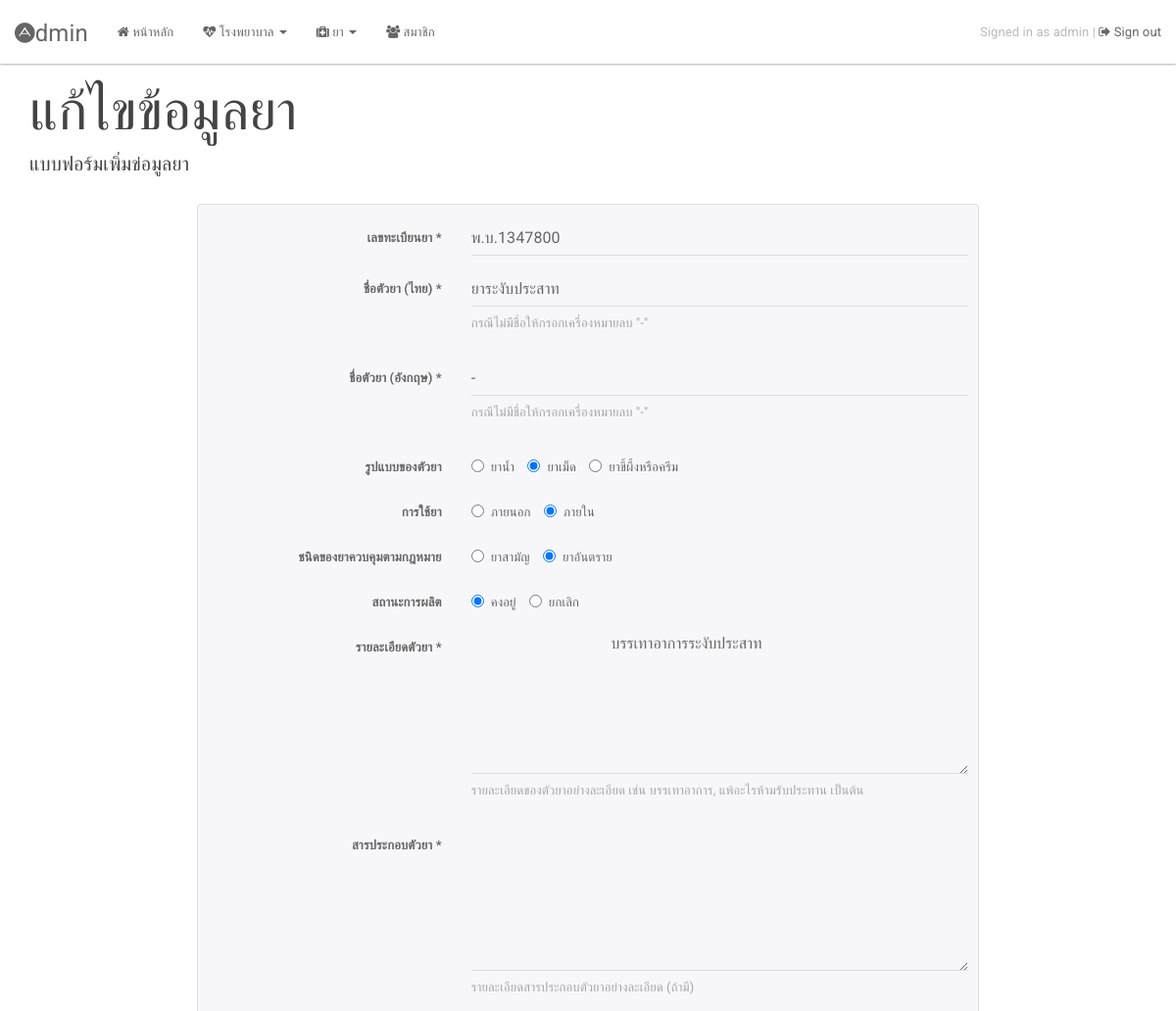
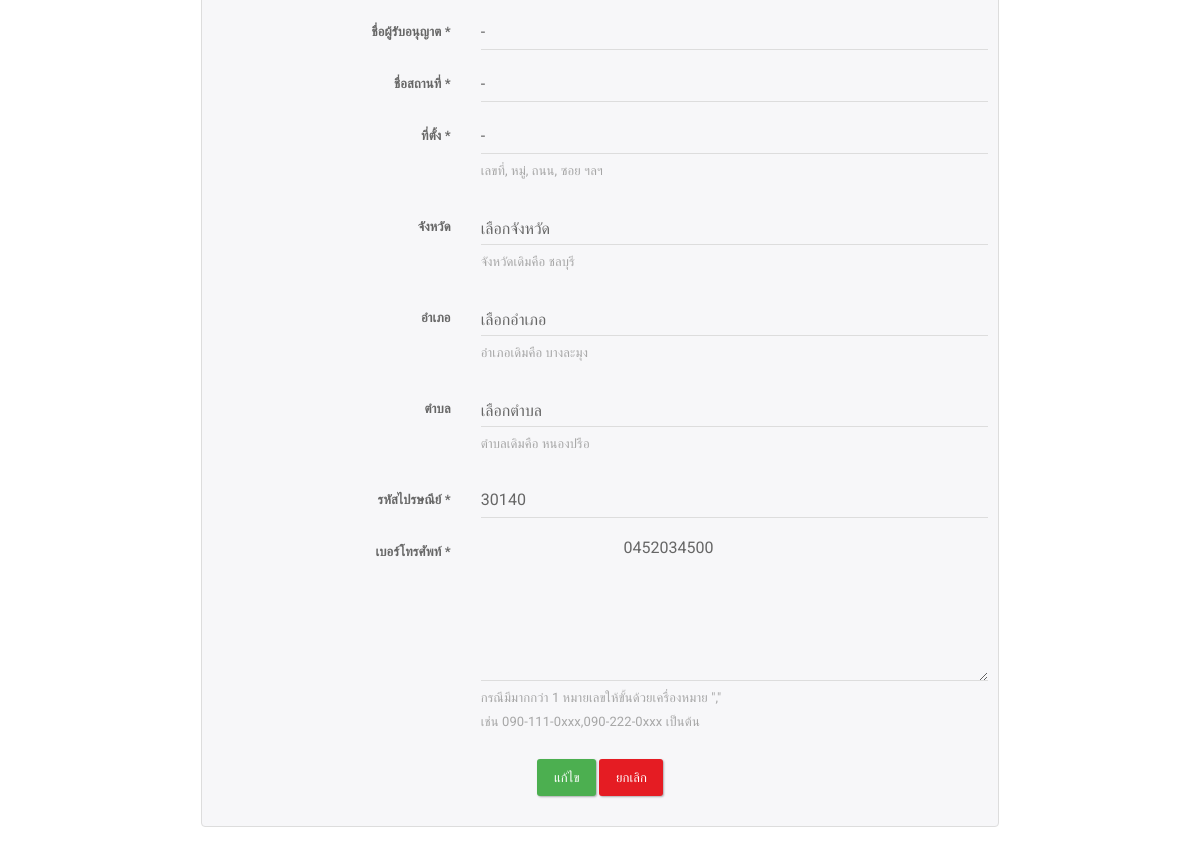
Page /admin/edit-medicine.php?id=พ.บ.1347800 (signed in) on the committed database (2 pictures, top to bottom).
### tables this page shows
CREATE TABLE `medicine` (
  `medicine_id` varchar(30) NOT NULL DEFAULT '' COMMENT 'เลขทะเบียน',
  `medicine_name_th` varchar(255) NOT NULL DEFAULT '' COMMENT 'ชื่อยาภาษาไทย',
  `medicine_name_eng` varchar(255) NOT NULL COMMENT 'ชื่อยาภาษาอังกฤษ',
  `medicine_type` enum('ยาเม็ด','ยาน้ำ','ยาขี้ผึ้งหรือครีม') NOT NULL COMMENT 'รูปแบบของยา',
  `medicine_type_control` enum('ยาสามัญ','ยาอันตราย') NOT NULL COMMENT 'ชนิดของยากฎหมายควบคุม',
  `medicine_detail` text NOT NULL COMMENT 'สรรพคุณ',
  `medicine_chemical` text NOT NULL COMMENT 'สารประกอบสำคัญ',
  `medicine_status` enum('คงอยู่','ยกเลิก') NOT NULL DEFAULT 'คงอยู่' COMMENT 'คงอยู่, ยกเลิก',
  `medicine_use` enum('ภายนอก','ภายใน') NOT NULL COMMENT 'ประเภทของยา',
  `owner_name` varchar(255) NOT NULL COMMENT 'ชื่อผู้รับอนุญาต',
  `company_name` varchar(255) NOT NULL COMMENT 'ชื่อสถานที่ผลิต',
  `company_address` text NOT NULL COMMENT 'ที่ตั้ง',
  `company_province` int(3) NOT NULL,
  `company_amphur` int(3) NOT NULL,
  `company_district` int(3) NOT NULL,
  `company_zipcode` int(5) NOT NULL,
  `tel` text NOT NULL COMMENT 'เบอร์โทรผู้ผลิต',
  `date_added` datetime NOT NULL
);

CREATE TABLE `province` (
  `PROVINCE_ID` int(5) NOT NULL,
  `PROVINCE_CODE` varchar(2) NOT NULL,
  `PROVINCE_NAME` varchar(150) NOT NULL,
  `GEO_ID` int(5) NOT NULL DEFAULT '0'
);

CREATE TABLE `amphur` (
  `AMPHUR_ID` int(5) NOT NULL,
  `AMPHUR_CODE` varchar(4) NOT NULL,
  `AMPHUR_NAME` varchar(150) NOT NULL,
  `GEO_ID` int(5) NOT NULL DEFAULT '0',
  `PROVINCE_ID` int(5) NOT NULL DEFAULT '0'
);

CREATE TABLE `district` (
  `DISTRICT_ID` int(5) NOT NULL,
  `DISTRICT_CODE` varchar(6) NOT NULL,
  `DISTRICT_NAME` varchar(150) NOT NULL,
  `AMPHUR_ID` int(5) NOT NULL DEFAULT '0',
  `PROVINCE_ID` int(5) NOT NULL DEFAULT '0',
  `GEO_ID` int(5) NOT NULL DEFAULT '0'
);

### admin/edit-medicine.php (the view, shortened to what the rows shown need)
<?php
if (!isset($_GET['id']) or empty($_GET['id'])) {
    header("Location: main.php");
} else {
    include '../php/config/autoload.inc.php';
}
$db = new cfg\database;
$sql = "select * from medicine where medicine_id = '" . trim($_GET['id']) . "' limit 1";
$result = $db->query($sql, $rows, $num_rows);
if (!$result) {
    print $result . "<BR>";
    print "<a href='main.php'>กลับหน้าหลัก</a>";
    exit;
} else {
    $data = array();
    foreach ($rows[0] as $key => $value) {
        $data[$key] = $value;
    }
}
?>
    <!DOCTYPE html>
    <html lang="en">
    <head>
        <link rel="stylesheet" href="../js/jquery-ui-1.11.4.custom/jquery-ui.min.css">
        <link rel="stylesheet" href="../node_modules/bootstrap/dist/css/bootstrap.min.css">
        <link rel="stylesheet" href="../css/mine.css">
    </head>
    <body>
        <article class="container">
            <?php include "header.php";?>
                <section>
                    <header>
                        <hgroup>
                            <h1>แก้ไขข้อมูลยา</h1>
                        </hgroup>
                    </header>
                </section>
                <section class="content">
                    <form action="update_medicine.php" method="POST" class="form-horizontal form-register">
                        <div class="form-group">
                            <div class="col-md-8">
                                <input type="text" class="form-control" value="<?=$data['medicine_id'];?>" id="medicine_id" name="medicine_id" pattern="[a-zA-Z0-9_/+- ]{1,30}" required>
                            </div>
                        </div>
                        <div class="form-group">
                            <div class="col-md-8">
                                <input type="text" value="<?=$data['medicine_name_th'];?>" class="form-control" id="medicine_name_th" name="medicine_name_th" aria-describedby="medicine_name_th-helpBox" required>
                                <span id="medicine_name_th-helpBox" class="help-block">กรณีไม่มีชื่อให้กรอกเครื่องหมายลบ "-"</span>
                            </div>
                        </div>
                        <div class="form-group">
                            <div class="col-md-8">
                                <input type="text" class="form-control" value="<?=$data['medicine_name_eng'];?>" id="medicine_name_eng" name="medicine_name_eng" aria-describedby="medicine_name_eng-helpBox" pattern="[a-zA-Z_/+- ]{1,255}" required>
                                <span id="medicine_name_eng-helpBox" class="help-block">กรณีไม่มีชื่อให้กรอกเครื่องหมายลบ "-"</span>
                            </div>
                        </div>
                        <div class="form-group">
                            <div class="col-md-8">
                                <textarea class="form-control" name="medicine_detail" id="medicine_detail" cols="30" rows="5" aria-describedby="medicine_detail-helpBox" required>
                                    <?=$data['medicine_detail'];?>
                                </textarea>
                                <span id="medicine_detail-helpBox" class="help-block">รายละเอียดของตัวยาอย่างละเอียด เช่น บรรเทาอาการ, แพ้อะไรห้ามรับประทาน เป็นต้น</span>
                            </div>
                        </div>
                        <div class="form-group">
                            <div class="col-md-8">
                                <textarea class="form-control" name="medicine_chemical" id="medicine_chemical" cols="30" rows="5" aria-describedby="medicine_chemical-helpBox" reqiured>
                                    <?=$data['medicine_chemical'];?>
                                </textarea>
                                <span id="medicine_chemical-helpBox" class="help-block">รายละเอียดสารประกอบตัวยาอย่างละเอียด (ถ้ามี)</span>
                            </div>
                        </div>
                        <div class="form-group">
                            <div class="col-md-8">
                                <input type="text" class="form-control" id="owner_name" name="owner_name" value="<?=$data['owner_name'];?>" required>
                            </div>
                        </div>
                        <div class="form-group">
                            <div class="col-md-8">
                                <input type="text" value="<?=$data['company_name'];?>" class="form-control" id="company_name" name="company_name" required>
                            </div>
                        </div>
                        <div class="form-group">
                            <div class="col-md-8">
                                <input type="text" class="form-control" id="company_address" name="company_address" aria-describedby="company_address-helpBox" required value="<?=$data['company_address'];?>">
                                <span id="company_address-helpBox" class="help-block">เลขที่, หมู่, ถนน, ซอย ฯลฯ</span>
                            </div>
                        </div>
                        <div class="form-group">
                            <div class="col-md-8">
                                <select name="province" id="province" class="form-control" aria-describedby="province-helpBox">
                                    <option value="">เลือกจังหวัด</option>
                                </select>
                                <?php
$pv = new cls\provinces;
$province = $pv->get_province($data['company_province']);
?>
                                    <span id="province-helpBox" class="help-block">จังหวัดเดิมคือ <?=$province[0]['PROVINCE_NAME'];?></span>
                            </div>
                        </div>
                        <div class="form-group">
                            <div class="col-md-8">
                                <?php
$pv = new cls\provinces;
$amphur = $pv->get_amphur($data['company_amphur']);
?>
                                    <select name="amphur" id="amphur" class="form-control" aria-describedby="amphur-helpBox">
                                        <option value="">เลือกอำเภอ</option>
                                    </select>
                                    <span id="amphur-helpBox" class="help-block">อำเภอเดิมคือ <?=$amphur[0]['AMPHUR_NAME'];?></span>
                            </div>
                        </div>
                        <div class="form-group">
                            <div class="col-md-8">
                                <?php
$pv = new cls\provinces;
$district = $pv->get_district($data['company_district']);
?>
                                <select name="district" id="district" class="form-control" aria-describedby="district-helpBox">
                                    <option value="">เลือกตำบล</option>
                                </select>
                                <span id="district-helpBox" class="help-block">ตำบลเดิมคือ <?=$district[0]['DISTRICT_NAME'];?></span>
                            </div>
                        </div>
                        <div class="form-group">
                            <div class="col-md-8">
                                <input type="text" pattern="[0-9]{5}" minlength="5" maxlength="5" size="5" name="zipcode" id="zipcode" class="form-control" value="<?=$data['company_zipcode'];?>" required>
                            </div>
                        </div>
                        <div class="form-group">
                            <div class="col-md-8">
                                <textarea class="form-control" name="tel" id="tel" cols="30" rows="5" aria-describedby="tel-helpBlock" required>
                                    <?=trim($data['tel']);?>
                                </textarea>
                                <span id="tel-helpBlock" class="help-block">กรณีมีมากกว่า 1 หมายเลขให้ขั้นด้วยเครื่องหมาย ","<br>เช่น 090-111-0xxx,090-222-0xxx เป็นต้น</span>
                            </div>
                        </div>
                    </form>
                </section>
        </article>
    </body>
    </html>

### rows in the picture
medicine: medicine_id "พ.บ.1347800", medicine_name_th "ยาระงับประสาท", medicine_name_eng "-", medicine_detail "บรรเทาอาการระงับประสาท", owner_name "-", company_name "-", company_address "-", zipcode "30140", tel "0452034500"
province: PROVINCE_NAME "ชลบุรี"
amphur: AMPHUR_NAME "บางละมุง"
district: DISTRICT_NAME "หนองปรือ"

### other values in the picture
$_SESSION['typeOfUser'] "admin"
